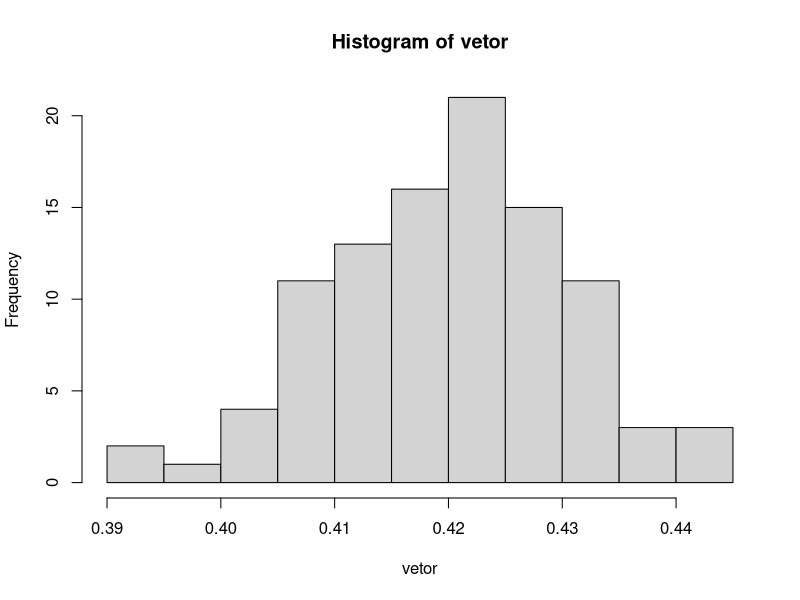
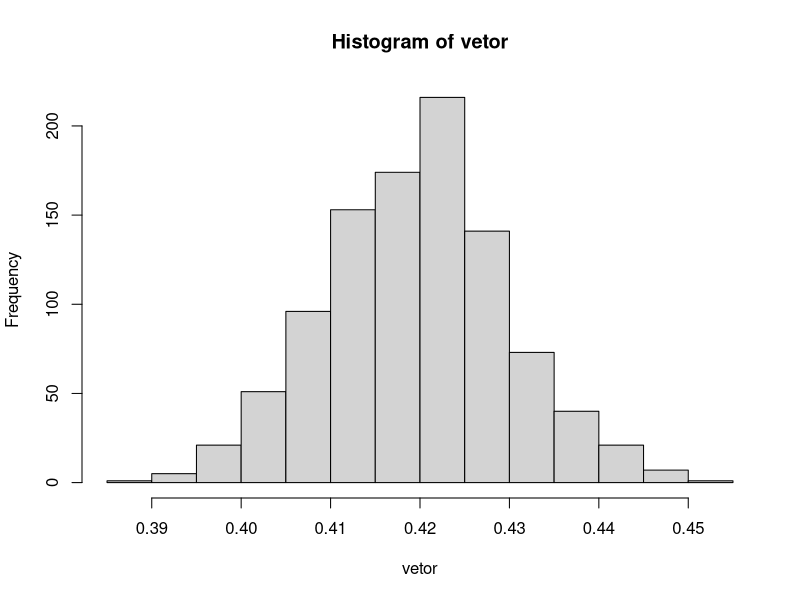

Reproduce these figures in R, in order.
#LETRA A

p = 522.097/(522.097+720.991)


#LETRA B

#I)

total = 1243088
dados = rep(0, total)
for (i in 1:522097) {
  dados[i] = 1
}

p1 = 522097/total
prop2 = 720991/total
n = 2200
k = 100
vetor = numeric(100)

for (i in 1:k) {
  amostragem = sample(dados, n, replace=FALSE)
  proporcao = 0
  for (j in 1:n) {
    proporcao = proporcao + amostragem[j]
  }
  vetor[i] = proporcao/n
  media = mean(amostragem)
  formula = (p1 * (1 - p1))/n
  formula = formula * 1.96
  erro = sqrt(formula)
  ic_soma = media + erro
  ic_diminui = media - erro
}

hist(vetor)





#II)

total = 1243088
dados = rep(0, total)
for (i in 1:522097) {
  dados[i] = 1
}

p1 = 522097/total
prop2 = 720991/total
n = 2200
k = 1000
vetor = numeric(100)

for (i in 1:k) {
  amostragem = sample(dados, n, replace=FALSE)
  proporcao = 0
  for (j in 1:n) {
    proporcao = proporcao + amostragem[j]
  }
  vetor[i] = proporcao/n
  media = mean(amostragem)
  formula = (p1 * (1 - p1))/n
  formula = formula * 1.96
  erro = sqrt(formula)
  ic_soma = media + erro
  ic_diminui = media - erro
}

hist(vetor)



